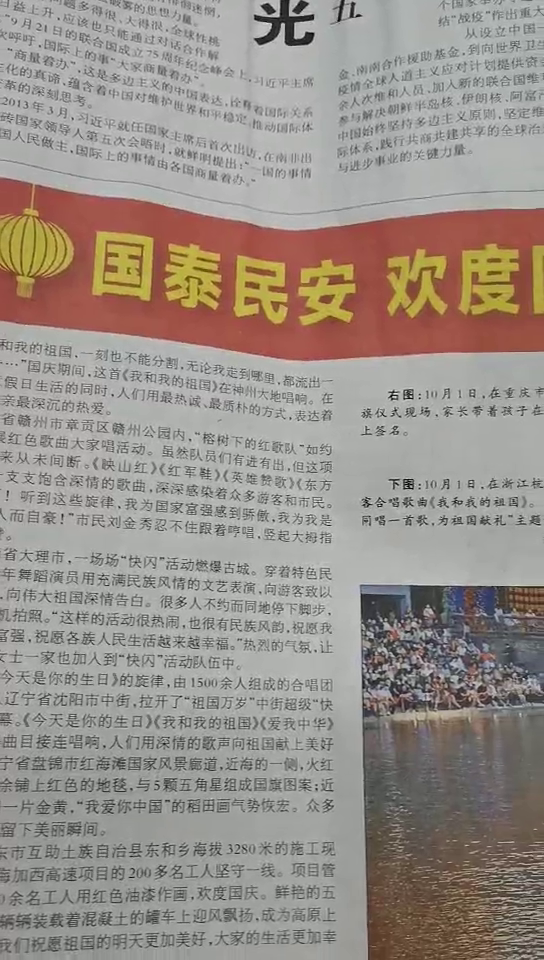
#> input picture frame 44 of 1.mp4, 544 x 960 px, given in place of endovideo.mp4, which was not available
$ python new.py
#> lines starting #> are read from the running program, lines starting #| are printed output that depends on the picture; pictures that were not available may be replaced by others from this repository, and a replacement may not be noted
#> further down, frame is the input picture: shape (960, 544, 3); mean B, G, R 137.5, 144.6, 153
import cv2
import numpy as np

def colorBalance(img_path):
    b, g, r = cv2.split(img_path)
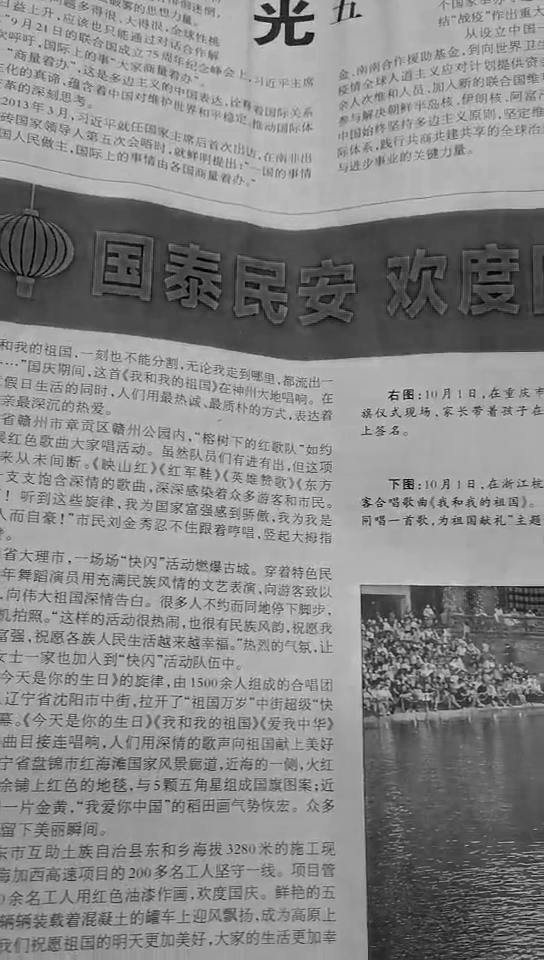
#> b: shape (960, 544); min 0, max 234, mean 137.5
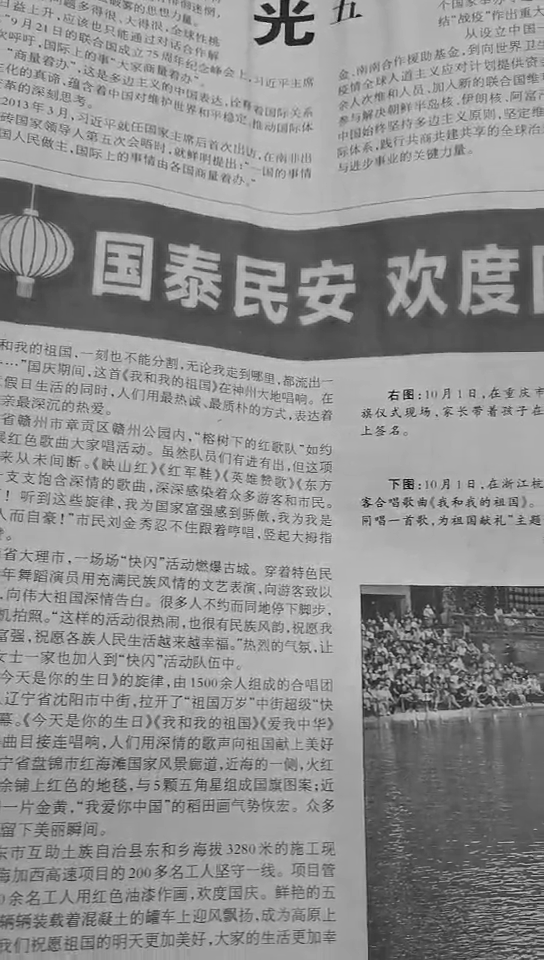
#> g: shape (960, 544); min 0, max 237, mean 144.6
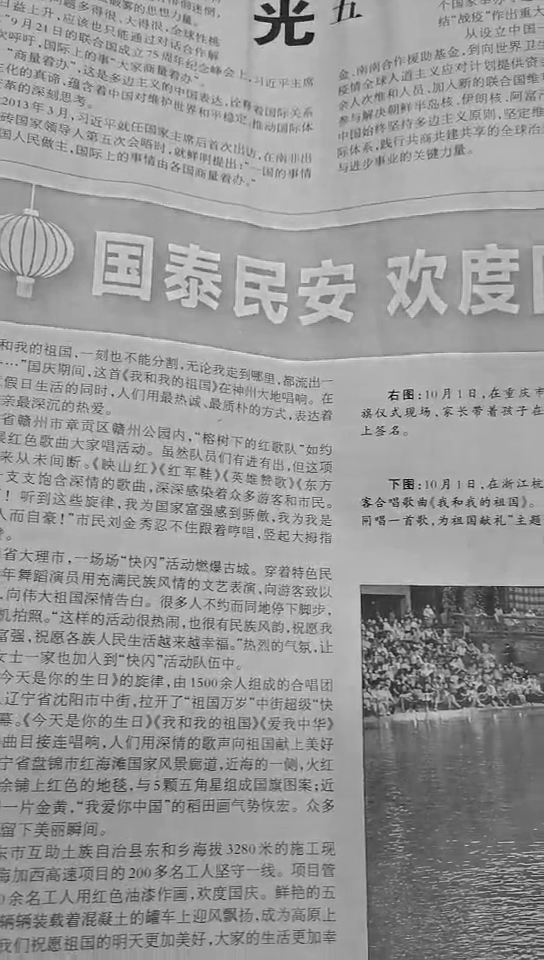
#> r: shape (960, 544); min 0, max 235, mean 153
    B = np.mean(b)
#> B = 137.5
    G = np.mean(g)
#> G = 144.6
    R = np.mean(r)
#> R = 153
    K = (R + G + B) / 3
#> K = 145
    Kb = K / B
#> Kb = 1.05
    Kg = K / G
#> Kg = 1
    Kr = K / R
#> Kr = 0.948
    cv2.addWeighted(b, Kb, 0, 0, 0, b)
    cv2.addWeighted(g, Kg, 0, 0, 0, g)
    cv2.addWeighted(r, Kr, 0, 0, 0, r)
    merged = cv2.merge([b,g,r])
    return merged


cap = cv2.VideoCapture('C:/Users/DELL/Documents/endoscope/endoscope_PyQt5/endovideo.mp4')

while(cap.isOpened()):
    ret, frame = cap.read()
    cv2.imshow('image', colorBalance(frame))
    # cv2.imshow('image', frame)
    k = cv2.waitKey(20)
#> (key q is pressed here)
    if (k & 0xff == ord('q')):
        break

cap.release()
#> (the run stopped early here; a loop or call above may not have finished)

$ run again, starting later in the video
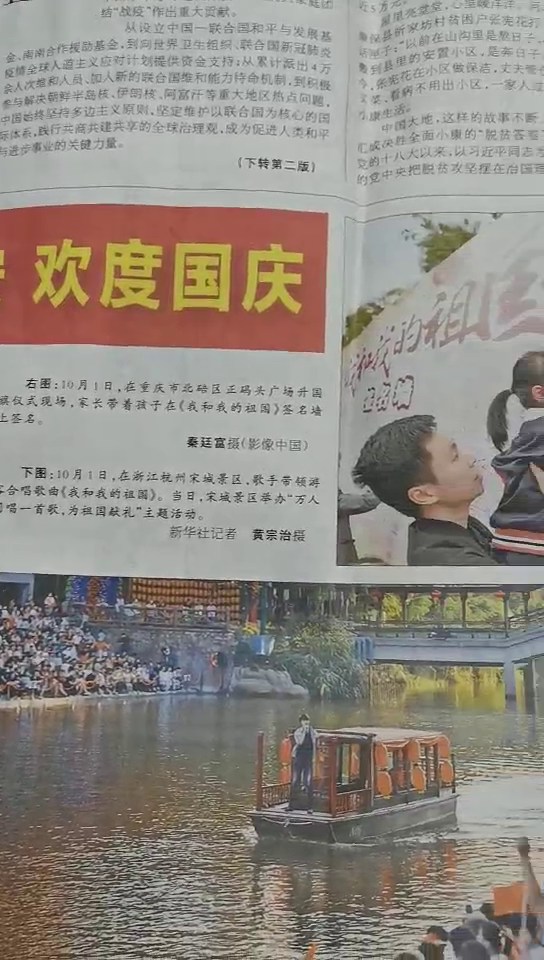
#> input picture frame 199 of 1.mp4, 544 x 960 px, given in place of endovideo.mp4, which was not available
#> frame is the input picture: shape (960, 544, 3); mean B, G, R 130.4, 137.9, 144.2
#> in colorBalance, `b, g, r = cv2.split(img_path)`:
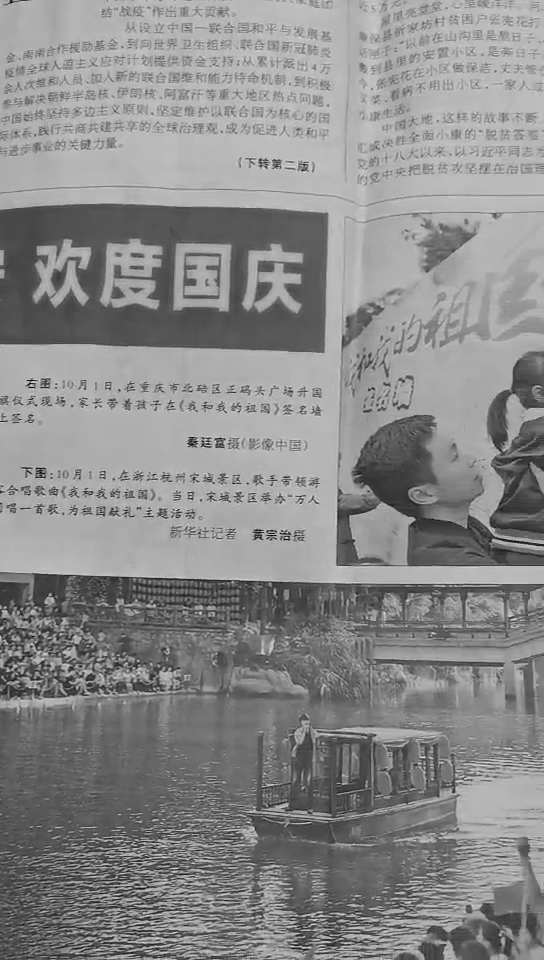
#> g: shape (960, 544); min 0, max 242, mean 137.9
#> in colorBalance, `b, g, r = cv2.split(img_path)`:
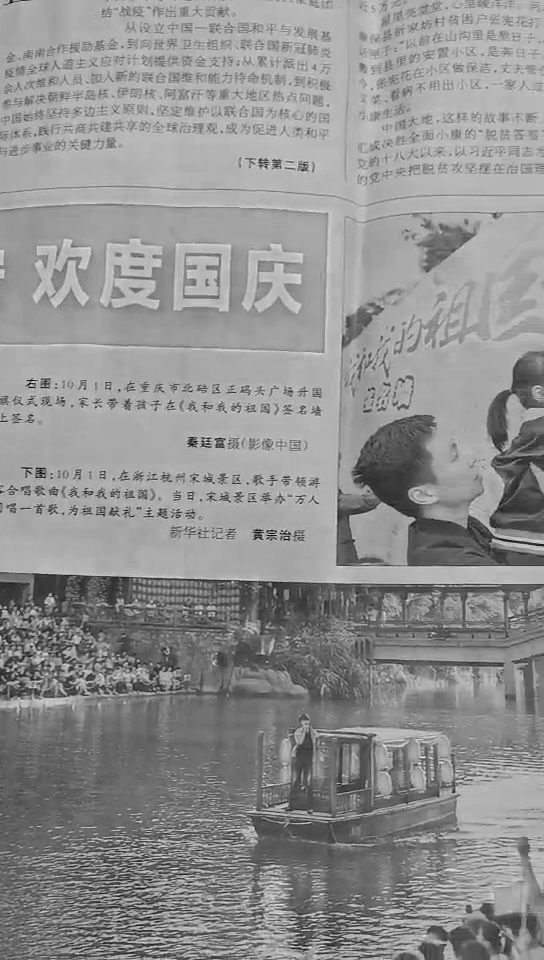
#> r: shape (960, 544); min 0, max 240, mean 144.2
#> B = 130.4
#> G = 137.9
#> R = 144.2
#> K = 137.5
#> Kb = 1.05
#> Kg = 0.997
#> Kr = 0.954

$ run again, starting later in the video
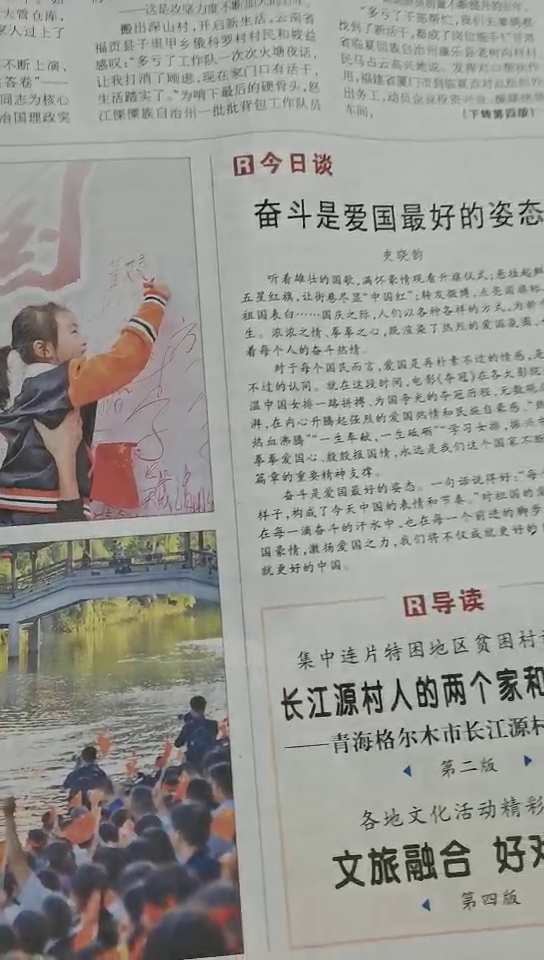
#> input picture frame 355 of 1.mp4, 544 x 960 px, given in place of endovideo.mp4, which was not available
#> frame is the input picture: shape (960, 544, 3); mean B, G, R 147, 151.9, 152.8
#> in colorBalance, `b, g, r = cv2.split(img_path)`:
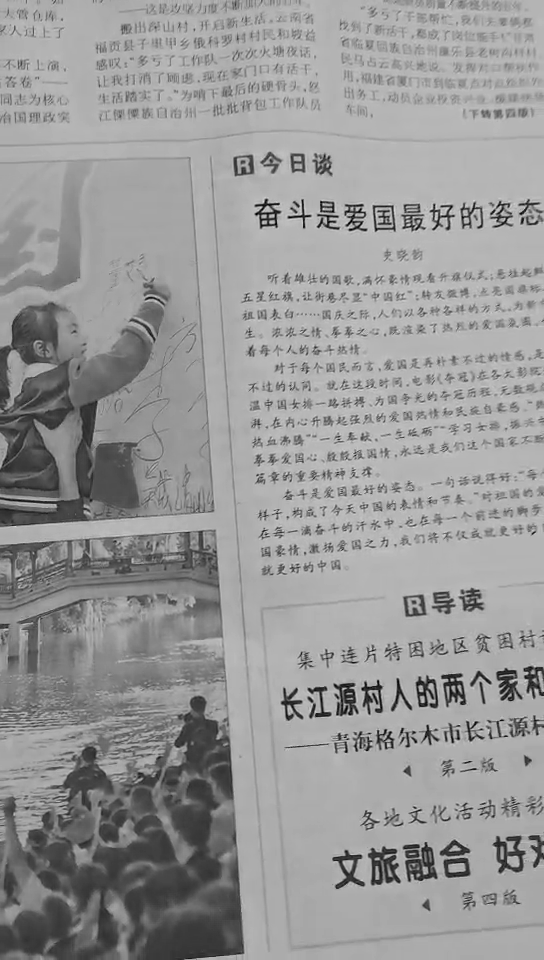
#> g: shape (960, 544); min 0, max 218, mean 151.9
#> in colorBalance, `b, g, r = cv2.split(img_path)`:
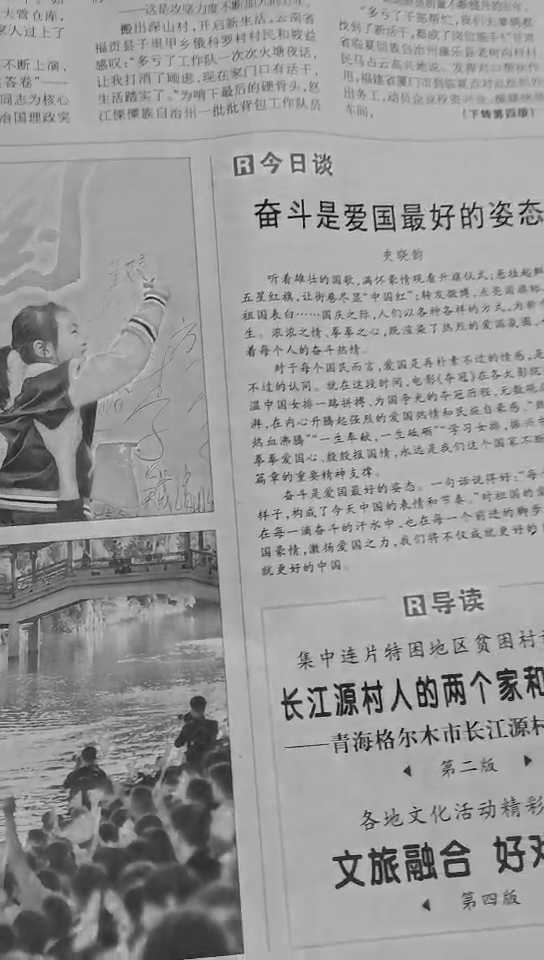
#> r: shape (960, 544); min 0, max 229, mean 152.8
#> B = 147
#> G = 151.9
#> R = 152.8
#> K = 150.6
#> Kb = 1.02
#> Kg = 0.991
#> Kr = 0.985
